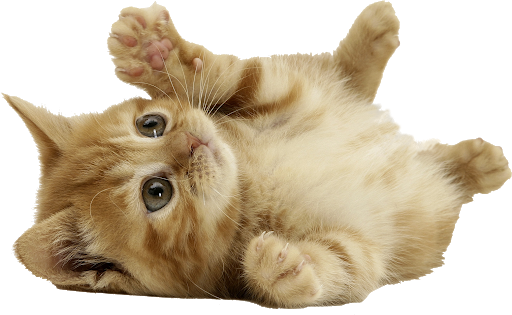
#> input picture cat.png, 512 x 315 px
$ jupyter execute --allow-errors '001numpy课程.ipynb'   (shell and % lines are left out)
#> lines starting #> are read from the running program, lines starting #| are printed output that depends on the picture
[cell 1]
import numpy as np

[cell 2]
np.__version__

[cell 3]
import matplotlib.pyplot as plt

[cell 4]
cat = plt.imread('cat.png')
#> cat is the input picture: shape (315, 512, 4) float32; mean R, G, B, A 0.42, 0.361, 0.266, 0.614

[cell 5]
type(cat)

[cell 6]
cat2 = cat

[cell 7]
plt.imshow(cat)
plt.show()

[cell 8]
n1 = np.array([3,1,4,5])
n1

[cell 9]
n2 = np.array([[2,3,4,5],[3,4,5,6],[34,5,7,6]])
n2

[cell 10]
n2.shape

[cell 11]
n1.shape

[cell 12]
cat.shape
#> Out = (315, 512, 4)

[cell 13]
n3 = np.array(list('ABC'))
n3

[cell 14]
n4 = np.array([1,3,14,'python'])
n4

[cell 15]
np.ones(shape=(4,4),dtype = int)

[cell 16]
ones=np.ones(shape=(100,80,3),dtype=float)

[cell 17]
plt.imshow(ones)
plt.show()

[cell 18]
np.zeros([4,4])

[cell 19]
np.full([10,10],fill_value=1024)

[cell 20]
np.eye(10)

[cell 21]
np.linspace(1,100,20)

[cell 22]
np.arange(0,50,10)

[cell 23]
np.random.randint(0,150,size=5)

[cell 24]
np.random.randn(100)

[cell 25]
np.random.normal(loc=175,scale=100,size=100)

[cell 26]
r=np.random.random(size=(200,300,3))
plt.imshow(r)
plt.show()
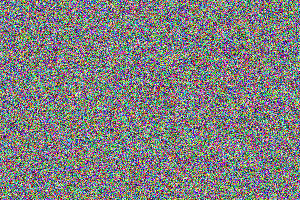
#> shown: shape (200, 300, 3) float64; mean R, G, B 0.5, 0.501, 0.499

[cell 27]
n1 = np.random.randint(1,100,(3,4,5))
n1

## 1索引

[cell 28]
n1[0,0,0]

## 2切片

[cell 29]
n2=np.random.randint(150,size=10)
n2

[cell 30]
n2[0:5]

[cell 31]
#切片时，左闭右开
n2[0:10:2]

[cell 32]
n1.shape

[cell 33]
n1

[cell 34]
n1[0:2,1:3,-2:]

[cell 35]
n3=np.arange(0,10,1)
n3

[cell 36]
n3[::-2]

## 3 变形

[cell 37]
n3.shape

[cell 38]
n3.reshape(5,2)

## 4 级联

[cell 39]
n1 = np.random.randint(0,10,size=(5,5))
n1

[cell 40]
n1.ndim

[cell 41]
np.concatenate((n1,n1),axis=1)

[cell 42]
plt.imshow(cat)
plt.show()

[cell 43]
cats = np.concatenate((cat,cat),axis=1)
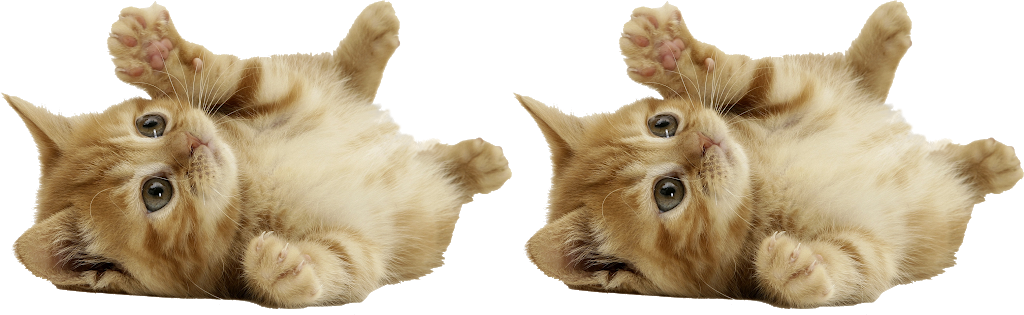
#> cats: shape (315, 1024, 4) float32; mean R, G, B, A 0.42, 0.361, 0.266, 0.614; transparent parts drawn white
plt.imshow(cats)
plt.show()

[cell 44]
n2

[cell 45]
n3=np.vstack(n2)
n3

[cell 46]
n4=np.hstack(n3)
n4

## 5 切分

[cell 47]
cat.shape
#> Out = (315, 512, 4)

[cell 48]
n5=np.random.randint(0,150,size=(5,7))
n5

[cell 49]
np.split(n5,(1,3))[0]

[cell 50]
cat2=np.split(cat,(100,350))[1]
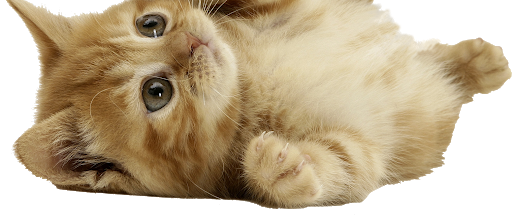
#> cat2: shape (215, 512, 4) float32; mean R, G, B, A 0.503, 0.434, 0.321, 0.742; transparent parts drawn white
plt.imshow(cat2)
plt.show()

[cell 51]
cat3 =np.split(cat,(200,350))[1]
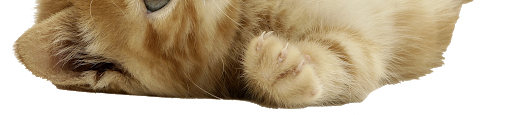
#> cat3: shape (115, 512, 4) float32; mean R, G, B, A 0.427, 0.358, 0.252, 0.683; transparent parts drawn white

## 6. 副本

[cell 52]
l = [1,2,3,4]
n=np.array(l)

[cell 53]
n[2]=512
n

[cell 54]
n3 = n.copy()
n3[0]= 1025
n,n3

# 四、ndarray的聚合操作

## 1.求聚合操作

[cell 55]
cat

[cell 56]
display(cat.max(axis=0),cat.min())

[cell 57]
n = np.random.randint(0,1500,size=(4,4,4))
n

[cell 58]
n.max(axis=0)

## 2 最大值最小值： np.max/np.min

[cell 59]
import pandas as pd
#> (the rest of this cell did not finish here and is left out)

# 五、ndarray的矩阵操作

## 1. 基本矩阵操作

### 1） 算数运算符

[cell 60]
n = np.random.randint(0,10,size=(4,5))
n

[cell 61]
n1=n+10

[cell 62]
n2=n/2
n2

[cell 63]
np.add(n,n)

[cell 64]
n1=np.random.randint(1,10,size=(2,3))
n1

[cell 65]
n2=np.random.randint(1,5,size=(3,2))
n2

[cell 66]
np.dot(n1,n2)

## 2. 广播机制
####维度不对应，自动补齐机制

[cell 67]
m = np.ones((2,3))
a = np.arange(3)
print (m,a)
display(m,a)

[cell 68]
m+a

# 六、ndarray的排序

[cell 69]
n1 = np.array([2,4,1,5,6])

[cell 70]
def sortn(nd):
    for i in range (nd.size):
        for j in range (i,nd.size):
            if nd[i] > nd[j]:
                nd[i],nd[j] = nd[j],nd[i]
    return nd

[cell 71]
sortn(n1)

[cell 72]
#####为了降低空间复杂度
def sortnd(nd):
    for i in range (nd.size):
        #切片，索引不对应
        min_index = np.argmin(nd[i:])+i
        nd[i],nd[min_index] = nd[min_index],nd[i]
    return nd
